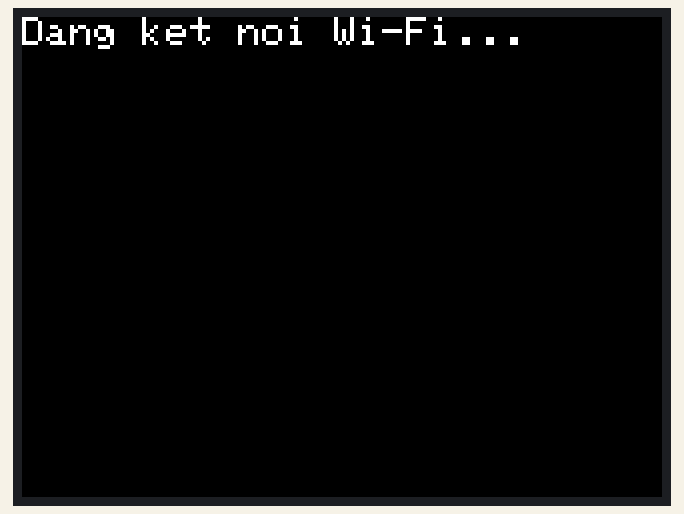
Bench run of a program on a simulated ESP32. Parts: 320×240 colour display. WiFi joins after 1.5 s; servers stay silent unless stated; uploads are accepted with an empty reply.

Above: at 0.3 s.
At 1.9 s:
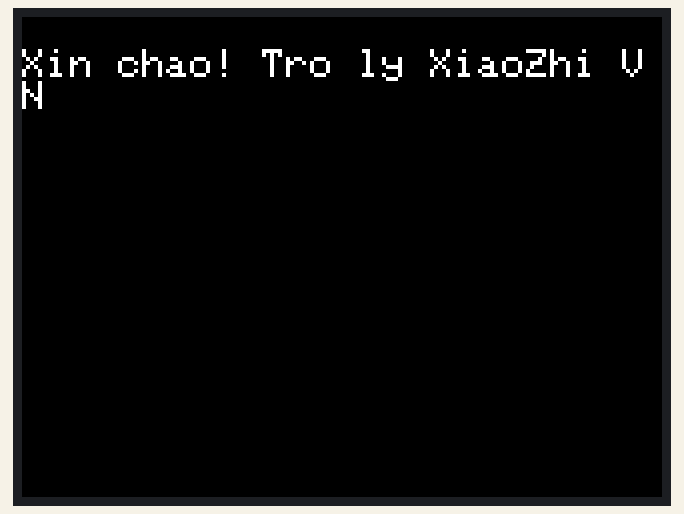
At 12.9 s:
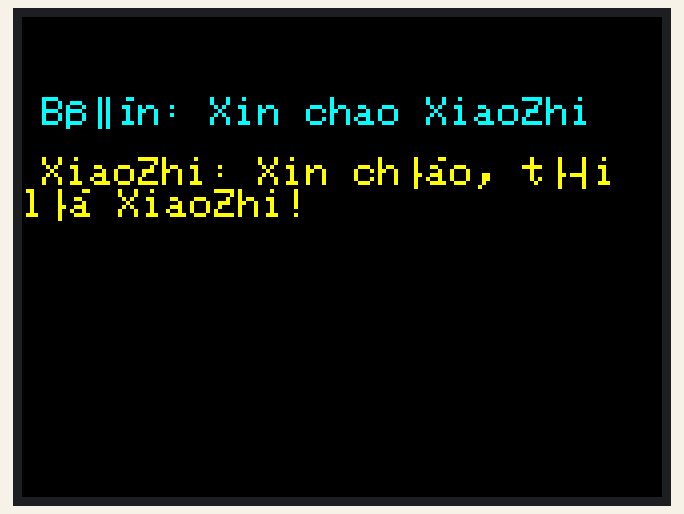
At 23.1 s:
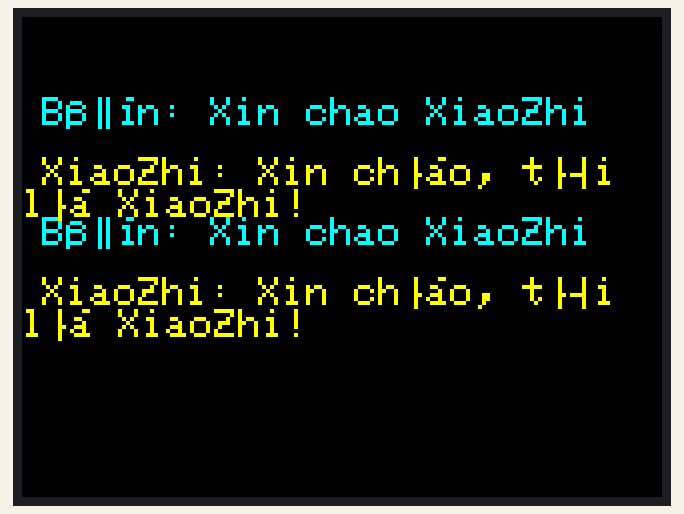
At 33.4 s:
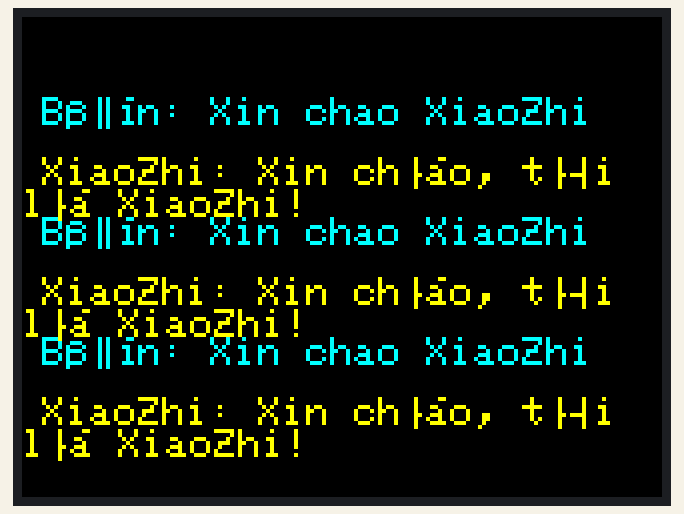

The program:

main.cpp
```cpp
#include <Arduino.h>
#include <WiFi.h>
#include <HTTPClient.h>
#include <ArduinoJson.h>
#include "chat_ui.h"
#include "voice_stt.h"
#include "voice_tts.h"

TFT_eSPI tft = TFT_eSPI();

const char* ssid = "WIFI_TEN";
const char* password = "WIFI_MATKHAU";

// Bạn thay bằng key của mình
const String GOOGLE_TTS_KEY = "YOUR_GOOGLE_API_KEY";
const String STT_ENDPOINT = "https://speech.googleapis.com/v1/speech:recognize?key=" + GOOGLE_TTS_KEY;
const String TTS_ENDPOINT = "https://texttospeech.googleapis.com/v1/text:synthesize?key=" + GOOGLE_TTS_KEY;

void setup() {
  Serial.begin(115200);
  WiFi.begin(ssid, password);
  tft.init();
  tft.setRotation(1);
  tft.fillScreen(TFT_BLACK);
  tft.setTextSize(2);
  tft.setTextColor(TFT_WHITE);
  tft.println("Dang ket noi Wi-Fi...");

  while (WiFi.status() != WL_CONNECTED) delay(500);

  tft.fillScreen(TFT_BLACK);
  tft.println("Xin chao! Tro ly XiaoZhi VN");
  delay(1000);
  chatUI.begin(&tft);
}

void loop() {
  String userSpeech = recognizeSpeech(STT_ENDPOINT);
  if (userSpeech.length() > 0) {
    chatUI.addMessage("Bạn", userSpeech);
    String reply = "Xin chào, tôi là XiaoZhi!"; // sau này có thể thay bằng AI trả lời
    chatUI.addMessage("XiaoZhi", reply);
    speakText(reply, TTS_ENDPOINT);
  }
}
```

chat_ui.h
```cpp
#include <TFT_eSPI.h>

class ChatUI {
  TFT_eSPI* _tft;
  int y = 40;
public:
  void begin(TFT_eSPI* tft) {
    _tft = tft;
    _tft->fillScreen(TFT_BLACK);
    _tft->setTextColor(TFT_WHITE);
    _tft->setTextSize(2);
  }

  void addMessage(String who, String text) {
    _tft->setCursor(10, y);
    if (who == "Bạn") _tft->setTextColor(TFT_CYAN);
    else _tft->setTextColor(TFT_YELLOW);
    _tft->println(who + ": " + text);
    y += 30;
    if (y > 220) {
      _tft->fillScreen(TFT_BLACK);
      y = 40;
    }
  }
};

ChatUI chatUI;
```

voice_stt.h
```cpp
String recognizeSpeech(String endpoint) {
  // Giả lập nói 1 câu mỗi 10s
  delay(10000);
  return "Xin chao XiaoZhi";
}
```

voice_tts.h
```cpp
#include <HTTPClient.h>
#include <ArduinoJson.h>

void speakText(String text, String endpoint) {
  HTTPClient http;
  http.begin(endpoint);
  http.addHeader("Content-Type", "application/json");

  String body = "{\"input\":{\"text\":\"" + text + "\"},"
                "\"voice\":{\"languageCode\":\"vi-VN\",\"name\":\"vi-VN-Wavenet-F\"},"
                "\"audioConfig\":{\"audioEncoding\":\"MP3\"}}";

  int httpCode = http.POST(body);
  if (httpCode == 200) {
    DynamicJsonDocument doc(2048);
    deserializeJson(doc, http.getString());
    String audioContent = doc["audioContent"];
    // phát file audioContent (MP3 base64) -> phần này cần thêm decoder (sau này mình hướng dẫn)
  }
  http.end();
}
```

Measured:
- what the display in image 1 shows lasts 1.0 s, from 1.8 s to 2.8 s
- what the display in image 2 shows lasts 10.2 s, from 12.9 s to 23.1 s
